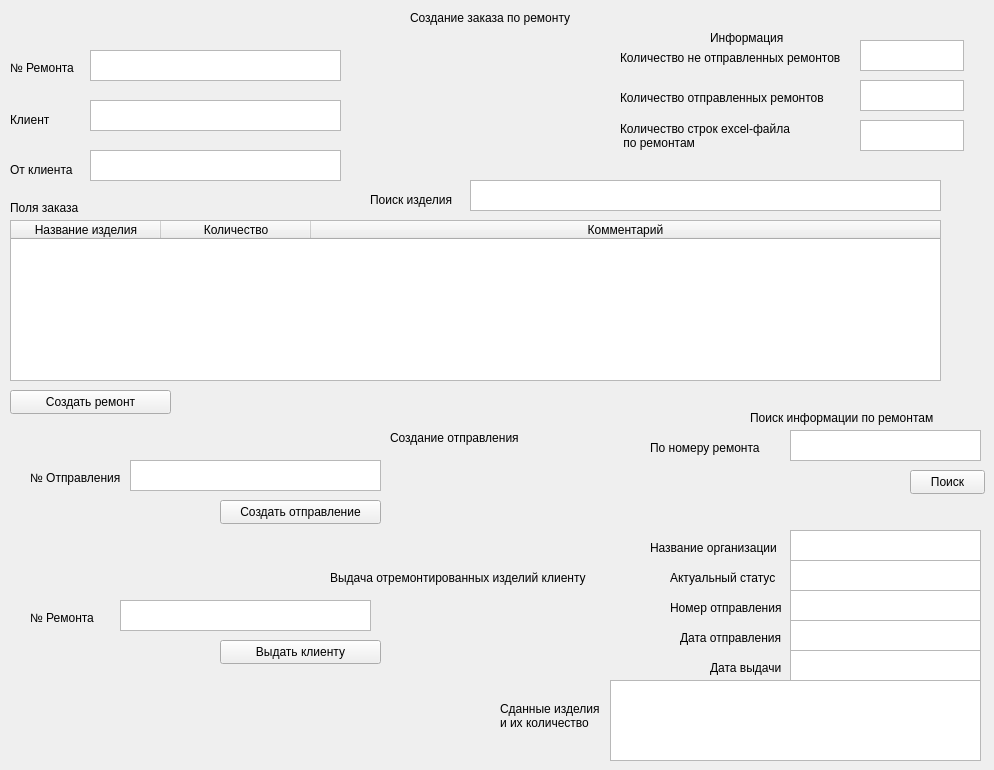
         <widget class="QWidget" name="repairPage">
          <widget class="QPlainTextEdit" name="RepairNoOutTextEdit">
           <property name="geometry">
            <rect>
             <x>120</x>
             <y>600</y>
             <width>251</width>
             <height>31</height>
            </rect>
           </property>
          </widget>
          <widget class="QLabel" name="label_8">
           <property name="geometry">
            <rect>
             <x>10</x>
             <y>60</y>
             <width>81</width>
             <height>16</height>
            </rect>
           </property>
           <property name="text">
            <string>№ Ремонта</string>
           </property>
          </widget>
          <widget class="QTableWidget" name="TableRepairDocField">
           <property name="geometry">
            <rect>
             <x>10</x>
             <y>220</y>
             <width>931</width>
             <height>161</height>
            </rect>
           </property>
           <property name="midLineWidth">
            <number>1</number>
           </property>
           <property name="sortingEnabled">
            <bool>true</bool>
           </property>
           <property name="rowCount">
            <number>0</number>
           </property>
           <property name="columnCount">
            <number>3</number>
           </property>
           <attribute name="horizontalHeaderDefaultSectionSize">
            <number>150</number>
           </attribute>
           <attribute name="horizontalHeaderStretchLastSection">
            <bool>true</bool>
           </attribute>
           <column>
            <property name="text">
             <string>Название изделия</string>
            </property>
           </column>
           <column>
            <property name="text">
             <string>Количество</string>
            </property>
           </column>
           <column>
            <property name="text">
             <string>Комментарий</string>
            </property>
           </column>
          </widget>
          <widget class="QLabel" name="label_9">
           <property name="geometry">
            <rect>
             <x>10</x>
             <y>200</y>
             <width>81</width>
             <height>16</height>
            </rect>
           </property>
           <property name="text">
            <string>Поля заказа</string>
           </property>
          </widget>
          <widget class="QPlainTextEdit" name="RepairClientTextEdit">
           <property name="geometry">
            <rect>
             <x>90</x>
             <y>100</y>
             <width>251</width>
             <height>31</height>
            </rect>
           </property>
          </widget>
          <widget class="QLabel" name="label_10">
           <property name="geometry">
            <rect>
             <x>10</x>
             <y>110</y>
             <width>81</width>
             <height>20</height>
            </rect>
           </property>
           <property name="text">
            <string>Клиент</string>
           </property>
          </widget>
          <widget class="QLabel" name="label_11">
           <property name="geometry">
            <rect>
             <x>10</x>
             <y>160</y>
             <width>81</width>
             <height>20</height>
            </rect>
           </property>
           <property name="text">
            <string>От клиента</string>
           </property>
          </widget>
          <widget class="QPlainTextEdit" name="RepairDataTextEdit">
           <property name="geometry">
            <rect>
             <x>90</x>
             <y>150</y>
             <width>251</width>
             <height>31</height>
            </rect>
           </property>
          </widget>
          <widget class="QPushButton" name="CreateRepairBtn">
           <property name="geometry">
            <rect>
             <x>10</x>
             <y>390</y>
             <width>161</width>
             <height>24</height>
            </rect>
           </property>
           <property name="text">
            <string>Создать ремонт</string>
           </property>
          </widget>
          <widget class="QPushButton" name="CreateShipmentBtn">
           <property name="geometry">
            <rect>
             <x>220</x>
             <y>500</y>
             <width>161</width>
             <height>24</height>
            </rect>
           </property>
           <property name="text">
            <string>Создать отправление</string>
           </property>
          </widget>
          <widget class="QLabel" name="label_12">
           <property name="geometry">
            <rect>
             <x>30</x>
             <y>470</y>
             <width>121</width>
             <height>16</height>
            </rect>
           </property>
           <property name="text">
            <string>№ Отправления</string>
           </property>
          </widget>
          <widget class="QPlainTextEdit" name="ShipmentNoTextEdit">
           <property name="geometry">
            <rect>
             <x>130</x>
             <y>460</y>
             <width>251</width>
             <height>31</height>
            </rect>
           </property>
          </widget>
          <widget class="QLabel" name="label_13">
           <property name="geometry">
            <rect>
             <x>30</x>
             <y>610</y>
             <width>81</width>
             <height>16</height>
            </rect>
           </property>
           <property name="text">
            <string>№ Ремонта</string>
           </property>
          </widget>
          <widget class="QPushButton" name="RepairOutClientBtn">
           <property name="geometry">
            <rect>
             <x>220</x>
             <y>640</y>
             <width>161</width>
             <height>24</height>
            </rect>
           </property>
           <property name="text">
            <string>Выдать клиенту</string>
           </property>
          </widget>
          <widget class="QPlainTextEdit" name="RepairNoInTextEdit">
           <property name="geometry">
            <rect>
             <x>90</x>
             <y>50</y>
             <width>251</width>
             <height>31</height>
            </rect>
           </property>
          </widget>
          <widget class="QLabel" name="label_14">
           <property name="geometry">
            <rect>
             <x>410</x>
             <y>10</y>
             <width>171</width>
             <height>16</height>
            </rect>
           </property>
           <property name="text">
            <string>Создание заказа по ремонту</string>
           </property>
          </widget>
          <widget class="QLabel" name="label_15">
           <property name="geometry">
            <rect>
             <x>390</x>
             <y>430</y>
             <width>141</width>
             <height>16</height>
            </rect>
           </property>
           <property name="text">
            <string>Создание отправления</string>
           </property>
          </widget>
          <widget class="QLabel" name="label_16">
           <property name="geometry">
            <rect>
             <x>330</x>
             <y>570</y>
             <width>331</width>
             <height>16</height>
            </rect>
           </property>
           <property name="text">
            <string>Выдача отремонтированных изделий клиенту </string>
           </property>
          </widget>
          <widget class="QLabel" name="label_17">
           <property name="geometry">
            <rect>
             <x>710</x>
             <y>30</y>
             <width>111</width>
             <height>16</height>
            </rect>
           </property>
           <property name="text">
            <string>Информация</string>
           </property>
          </widget>
          <widget class="QLabel" name="label_18">
           <property name="geometry">
            <rect>
             <x>620</x>
             <y>50</y>
             <width>241</width>
             <height>16</height>
            </rect>
           </property>
           <property name="text">
            <string>Количество не отправленных ремонтов</string>
           </property>
          </widget>
          <widget class="QTextEdit" name="RepairQtyUnShipInfoTextEdit">
           <property name="geometry">
            <rect>
             <x>860</x>
             <y>40</y>
             <width>104</width>
             <height>31</height>
            </rect>
           </property>
          </widget>
          <widget class="QLabel" name="label_19">
           <property name="geometry">
            <rect>
             <x>620</x>
             <y>90</y>
             <width>241</width>
             <height>16</height>
            </rect>
           </property>
           <property name="text">
            <string>Количество отправленных ремонтов</string>
           </property>
          </widget>
          <widget class="QTextEdit" name="RepairQtyShipInfoTextEdit">
           <property name="geometry">
            <rect>
             <x>860</x>
             <y>80</y>
             <width>104</width>
             <height>31</height>
            </rect>
           </property>
          </widget>
          <widget class="QLabel" name="label_20">
           <property name="geometry">
            <rect>
             <x>620</x>
             <y>120</y>
             <width>241</width>
             <height>31</height>
            </rect>
           </property>
           <property name="text">
            <string>Количество строк excel-файла 
 по ремонтам</string>
           </property>
          </widget>
          <widget class="QTextEdit" name="RepairQtyInfoTextEdit">
           <property name="geometry">
            <rect>
             <x>860</x>
             <y>120</y>
             <width>104</width>
             <height>31</height>
            </rect>
           </property>
          </widget>
          <widget class="QLabel" name="label_21">
           <property name="geometry">
            <rect>
             <x>370</x>
             <y>190</y>
             <width>91</width>
             <height>20</height>
            </rect>
           </property>
           <property name="text">
            <string>Поиск изделия</string>
           </property>
          </widget>
          <widget class="QTableWidget" name="RepairFindItem">
           <property name="geometry">
            <rect>
             <x>470</x>
             <y>180</y>
             <width>471</width>
             <height>31</height>
            </rect>
           </property>
           <property name="showGrid">
            <bool>false</bool>
           </property>
           <property name="cornerButtonEnabled">
            <bool>false</bool>
           </property>
           <property name="columnCount">
            <number>0</number>
           </property>
           <attribute name="horizontalHeaderVisible">
            <bool>false</bool>
           </attribute>
           <attribute name="horizontalHeaderHighlightSections">
            <bool>true</bool>
           </attribute>
           <attribute name="horizontalHeaderStretchLastSection">
            <bool>true</bool>
           </attribute>
          </widget>
          <widget class="QLabel" name="label_38">
           <property name="geometry">
            <rect>
             <x>750</x>
             <y>410</y>
             <width>201</width>
             <height>16</height>
            </rect>
           </property>
           <property name="text">
            <string>Поиск информации по ремонтам</string>
           </property>
          </widget>
          <widget class="QLabel" name="label_40">
           <property name="geometry">
            <rect>
             <x>650</x>
             <y>440</y>
             <width>161</width>
             <height>16</height>
            </rect>
           </property>
           <property name="text">
            <string>По номеру ремонта</string>
           </property>
          </widget>
          <widget class="QPlainTextEdit" name="FinderRepairNoTextEdit">
           <property name="geometry">
            <rect>
             <x>790</x>
             <y>430</y>
             <width>191</width>
             <height>31</height>
            </rect>
           </property>
          </widget>
          <widget class="QLabel" name="label_41">
           <property name="geometry">
            <rect>
             <x>670</x>
             <y>570</y>
             <width>161</width>
             <height>16</height>
            </rect>
           </property>
           <property name="text">
            <string>Актуальный статус</string>
           </property>
          </widget>
          <widget class="QPushButton" name="FinderRepairInfoBtn">
           <property name="geometry">
            <rect>
             <x>910</x>
             <y>470</y>
             <width>75</width>
             <height>24</height>
            </rect>
           </property>
           <property name="text">
            <string>Поиск</string>
           </property>
          </widget>
          <widget class="QPlainTextEdit" name="FinderRepairStatusTextEdit">
           <property name="geometry">
            <rect>
             <x>790</x>
             <y>560</y>
             <width>191</width>
             <height>31</height>
            </rect>
           </property>
          </widget>
          <widget class="QLabel" name="label_42">
           <property name="geometry">
            <rect>
             <x>680</x>
             <y>630</y>
             <width>161</width>
             <height>16</height>
            </rect>
           </property>
           <property name="text">
            <string>Дата отправления</string>
           </property>
          </widget>
          <widget class="QPlainTextEdit" name="FinderRepairShipmentDateTextEdit">
           <property name="geometry">
            <rect>
             <x>790</x>
             <y>620</y>
             <width>191</width>
             <height>31</height>
            </rect>
           </property>
          </widget>
          <widget class="QLabel" name="label_43">
           <property name="geometry">
            <rect>
             <x>710</x>
             <y>660</y>
             <width>161</width>
             <height>16</height>
            </rect>
           </property>
           <property name="text">
            <string>Дата выдачи</string>
           </property>
          </widget>
          <widget class="QPlainTextEdit" name="FinderRepairOutTextEdit">
           <property name="geometry">
            <rect>
             <x>790</x>
             <y>650</y>
             <width>191</width>
             <height>31</height>
            </rect>
           </property>
          </widget>
          <widget class="QLabel" name="label_44">
           <property name="geometry">
            <rect>
             <x>500</x>
             <y>700</y>
             <width>161</width>
             <height>31</height>
            </rect>
           </property>
           <property name="text">
            <string>Сданные изделия
и их количество</string>
           </property>
          </widget>
          <widget class="QPlainTextEdit" name="FinderRepairItemInfoTextEdit">
           <property name="geometry">
            <rect>
             <x>610</x>
             <y>680</y>
             <width>371</width>
             <height>81</height>
            </rect>
           </property>
           <property name="lineWrapMode">
            <enum>QPlainTextEdit::NoWrap</enum>
           </property>
          </widget>
          <widget class="QLabel" name="label_45">
           <property name="geometry">
            <rect>
             <x>670</x>
             <y>600</y>
             <width>161</width>
             <height>16</height>
            </rect>
           </property>
           <property name="text">
            <string>Номер отправления</string>
           </property>
          </widget>
          <widget class="QPlainTextEdit" name="FinderRepairShipNoTextEdit">
           <property name="geometry">
            <rect>
             <x>790</x>
             <y>590</y>
             <width>191</width>
             <height>31</height>
            </rect>
           </property>
          </widget>
          <widget class="QPlainTextEdit" name="FinderRepairClientTextEdit">
           <property name="geometry">
            <rect>
             <x>790</x>
             <y>530</y>
             <width>191</width>
             <height>31</height>
            </rect>
           </property>
          </widget>
          <widget class="QLabel" name="label_46">
           <property name="geometry">
            <rect>
             <x>650</x>
             <y>540</y>
             <width>161</width>
             <height>16</height>
            </rect>
           </property>
           <property name="text">
            <string>Название организации</string>
           </property>
          </widget>
         </widget>
